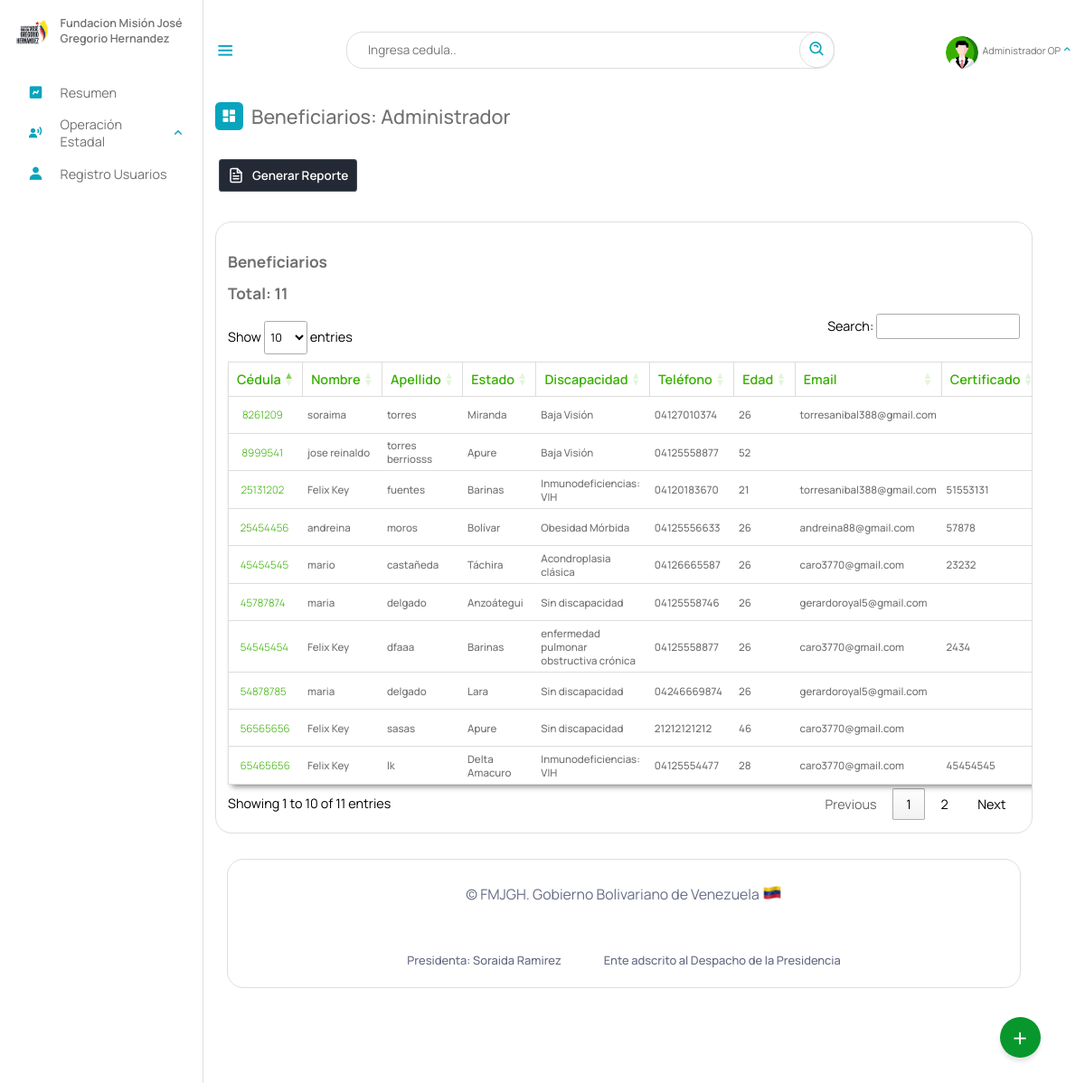
Page /Escritorio/Beneficiarios.php (signed in) on the earlier database version.
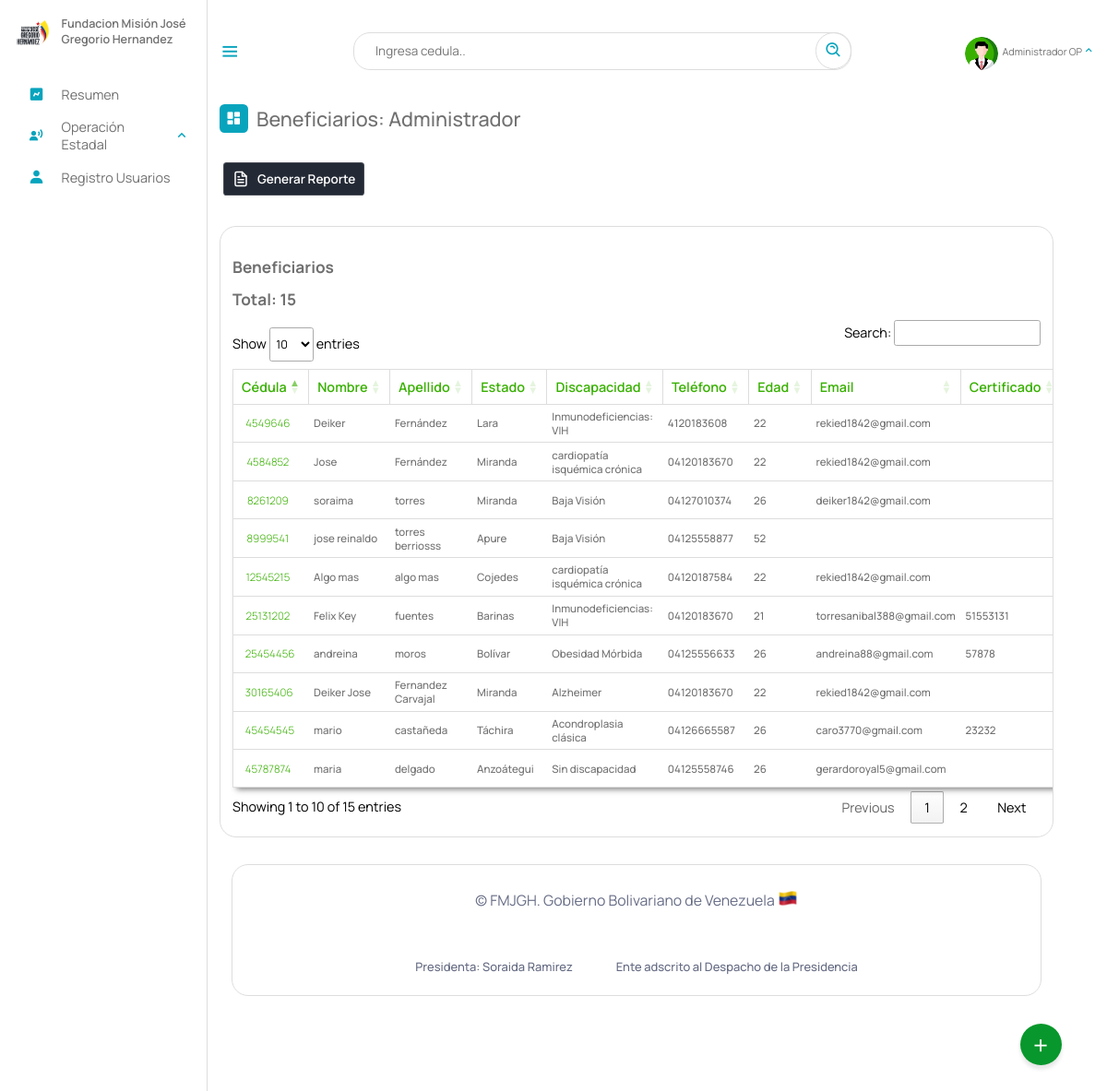
Same page on the later database version.
### tables this page shows
CREATE TABLE `beneficiario` (
  `cedula` int(12) NOT NULL,
  `nombre` text NOT NULL,
  `apellido` text NOT NULL,
  `fecha_naci` date NOT NULL,
  `email` varchar(50) NOT NULL,
  `telefono` varchar(12) NOT NULL,
  `nacionalidad` char(2) NOT NULL,
  `edad` int(2) NOT NULL,
  `sexo` char(1) NOT NULL,
  `edo_civil` text NOT NULL,
  `nro_hijo` int(2) DEFAULT NULL,
  `estado` varchar(10) NOT NULL,
  `municipio` varchar(20) NOT NULL,
  `parroquia` varchar(10) NOT NULL,
  `discapacidad` varchar(10) NOT NULL,
  `atencion_solicitada` varchar(10) NOT NULL,
  `certificado` varchar(50) DEFAULT NULL,
  `registrado_por` text DEFAULT NULL,
  `fecha_registro` date NOT NULL,
  PRIMARY KEY (`cedula`),
  KEY `estado` (`estado`),
  KEY `discapacidad` (`discapacidad`),
  KEY `atencion_solicitada` (`atencion_solicitada`),
  KEY `municipio` (`municipio`),
  KEY `parroquia` (`parroquia`),
  CONSTRAINT `beneficiario_ibfk_1` FOREIGN KEY (`estado`) REFERENCES `estados` (`id_estados`) ON DELETE CASCADE,
  CONSTRAINT `beneficiario_ibfk_2` FOREIGN KEY (`municipio`) REFERENCES `municipios` (`id_municipios`) ON DELETE CASCADE,
  CONSTRAINT `beneficiario_ibfk_3` FOREIGN KEY (`parroquia`) REFERENCES `parroquia` (`id`) ON DELETE CASCADE ON UPDATE CASCADE,
  CONSTRAINT `beneficiario_ibfk_4` FOREIGN KEY (`discapacidad`) REFERENCES `discapacid_e` (`id_e`) ON DELETE CASCADE,
  CONSTRAINT `beneficiario_ibfk_5` FOREIGN KEY (`atencion_solicitada`) REFERENCES `tipoatencion` (`id`) ON DELETE CASCADE
);

CREATE TABLE `estados` (
  `id_estados` varchar(10) NOT NULL,
  `nombre_estado` text NOT NULL,
  `codigo` varchar(255) NOT NULL,
  PRIMARY KEY (`id_estados`)
);

CREATE TABLE `discapacid_e` (
  `nombre_e` text NOT NULL,
  `id_e` varchar(10) NOT NULL,
  `general` varchar(10) NOT NULL,
  PRIMARY KEY (`id_e`),
  KEY `general` (`general`),
  CONSTRAINT `discapacid_e_ibfk_1` FOREIGN KEY (`general`) REFERENCES `discapacid` (`id_disca`) ON DELETE CASCADE
);

### php/01-discapacitados.php (called while the page is built, shortened)
<?php
include_once("ManejadorBD.php");
class Discapacitados extends ManejadorBD
{
	private $cnn;
	public function __construct($tipoConexion)
	{
		$this->cnn = parent::conectar($tipoConexion);
	}
	public function consultageneral()
	{
		try {
			$stmt = $this->cnn->prepare("SELECT beneficiario.cedula, beneficiario.nombre, beneficiario.apellido, estados.nombre_estado, discapacid_e.nombre_e , beneficiario.telefono, beneficiario.edad, beneficiario.email, beneficiario.certificado, beneficiario.registrado_por FROM `beneficiario`,estados, discapacid_e WHERE beneficiario.estado = estados.id_estados AND beneficiario.discapacidad = discapacid_e.id_e");
			$stmt->setFetchMode(PDO::FETCH_ASSOC);
			$stmt->execute();
			return $stmt->fetchAll();
		} catch (PDOException $error) {
			echo "Error: ejecutando consulta SQL." . $error->getMessage();
			exit();
		}
	}
}

### php/ManejadorBD.php (called while the page is built, shortened)
<?php
	class ManejadorBD extends PDO {
		public $srv	= SRV;
		public $usr	= USR;
		public $pas	= PAS;
		public $dbn	= BDN;
		public function conectar($tipoConexion){
			try{
				switch ($tipoConexion) {
				    case 1:
				        $dsn = "mysql:host=$this->srv;dbname=$this->dbn";
				        break;
				}
				$dbh = new PDO($dsn, $this->usr, $this->pas);
    			$dbh->setAttribute(PDO::ATTR_ERRMODE, PDO::ERRMODE_EXCEPTION);
			}catch(PDOException $error){
                echo "Error al Conectar con la Base de Datos: ".$error->getMessage();
                exit();
			}
            $this->conexionBD = $dbh;
			return $this->conexionBD;
		}
	}
?>

### Escritorio/Beneficiarios.php (the view, shortened to what this page needs)
<?php
include_once("partearriba.php");
?>
<link rel="stylesheet" type="text/css" href="https://cdn.datatables.net/1.11.3/css/jquery.dataTables.min.css">
<div class="dash-contenido">
    <div class="overview">
        <div class="titulo">
            <i class='bx bxs-dashboard'> </i>
            <span class="link-name">Beneficiarios: <?php echo $rol ?></span>
        </div>
    </div>
    <a href="reportes/reportes.php" target="_blank"> <button class="download-button">
            <div class="docs"> Generar Reporte</div>
            <div class="download">
            </div>
        </button></a>
    <div class="tabla-atencion">
       <!--  <div class="group">
            <svg class="iconn" aria-hidden="true" viewBox="0 0 24 24">
                <g>
                    <path d="M21.53 20.47l-3.66-3.66C19.195 15.24 20 13.214 20 11c0-4.97-4.03-9-9-9s-9 4.03-9 9 4.03 9 9 9c2.215 0 4.24-.804 5.808-2.13l3.66 3.66c.147.146.34.22.53.22s.385-.073.53-.22c.295-.293.295-.767.002-1.06zM3.5 11c0-4.135 3.365-7.5 7.5-7.5s7.5 3.365 7.5 7.5-3.365 7.5-7.5 7.5-7.5-3.365-7.5-7.5z"></path>
                </g>
            </svg>
            <input placeholder="Buscar" id="buscador" type="search" class="inputt">
        </div> -->
        <br>
        <h2>Beneficiarios</h2>
        <h2>Total: <?php
                    include_once("../php/01-discapacitados.php");
                    $beneficiario = new Discapacitados(1);
                    $resultados =  $beneficiario->consultageneral();
                    echo count($resultados);
                    ?></h2>
        <table id="atencion">
            <thead>
                <tr>
                    <th>Cédula</th>
                    <th>Nombre</th>
                    <th>Apellido</th>
                    <th>Estado</th>
                    <th>Discapacidad</th>
                    <th>Teléfono</th>
                    <th>Edad</th>
                    <th>Email</th>
                    <th>Certificado</th>
                </tr>
            </thead>
            <tbody id="Beneficiarios1">
                <?php foreach ($resultados as $resultado) : ?>
                    <tr>
                        <td><a class="cedula" id="verBeneficiario" href="__verBeneficiario.php?cedula=<?php echo $resultado['cedula']; ?>"><?php echo $resultado['cedula']; ?> </a></td>
                        <td><?php echo $resultado['nombre']; ?></td>
                        <td><?php echo $resultado['apellido']; ?></td>
                        <td><?php echo $resultado['nombre_estado']; ?></td>
                        <td><?php echo $resultado['nombre_e']; ?></td>
                        <td><?php echo $resultado['telefono']; ?></td>
                        <td><?php echo $resultado['edad']; ?></td>
                        <td><?php echo $resultado['email']; ?></td>
                        <td><?php echo $resultado['certificado']; ?></td>
                    </tr>
                <?php endforeach; ?>
            </tbody>
        </table>
    </div>
    <?php
    include_once("parteabajo.php");
    ?>

Differences in the rows shown:
no longer on this page (row unchanged): beneficiario: cedula "54545454", nombre "Felix Key", apellido "dfaaa", estado.nombre_estado "Barinas", discapacidad.nombre_e "enfermedad pulmonar obstructiva crónica", telefono "04125558877", edad "26", email "caro3770@gmail.com", certificado "2434"
no longer on this page (row unchanged): beneficiario: cedula "54878785", nombre "maria", apellido "delgado", estado.nombre_estado "Lara", discapacidad.nombre_e "Sin discapacidad", telefono "04246669874", edad "26", email "gerardoroyal5@gmail.com"
no longer on this page (row unchanged): beneficiario: cedula "56565656", nombre "Felix Key", apellido "sasas", estado.nombre_estado "Apure", discapacidad.nombre_e "Sin discapacidad", telefono "21212121212", edad "46", email "caro3770@gmail.com"
no longer on this page (row unchanged): beneficiario: cedula "65465656", nombre "Felix Key", apellido "lk", estado.nombre_estado "Delta Amacuro", discapacidad.nombre_e "Inmunodeficiencias: VIH", telefono "04125554477", edad "28", email "caro3770@gmail.com", certificado "45454545"
added beneficiario: cedula "4549646", nombre "Deiker", apellido "Fernández", estado.nombre_estado "Lara", discapacidad.nombre_e "Inmunodeficiencias: VIH", telefono "4120183608", edad "22", email "rekied1842@gmail.com"
added beneficiario: cedula "4584852", nombre "Jose", apellido "Fernández", estado.nombre_estado "Miranda", discapacidad.nombre_e "cardiopatía isquémica crónica", telefono "04120183670", edad "22", email "rekied1842@gmail.com"
changed beneficiario "soraima": email "torresanibal388@gmail.com" → "deiker1842@gmail.com"
added beneficiario: cedula "12545215", nombre "Algo mas", apellido "algo mas", estado.nombre_estado "Cojedes", discapacidad.nombre_e "cardiopatía isquémica crónica", telefono "04120187584", edad "22", email "rekied1842@gmail.com"
added beneficiario: cedula "30165406", nombre "Deiker Jose", apellido "Fernandez Carvajal", estado.nombre_estado "Miranda", discapacidad.nombre_e "Alzheimer", telefono "04120183670", edad "22", email "rekied1842@gmail.com"
Other differences:
text written by a page script: "Show entries Search: Showing 1 to 10 of 11 entries Previous 1 2 Next" → "Show entries Search: Showing 1 to 10 of 15 entries Previous 1 2 Next"
count($resultados): "11" → "15"
